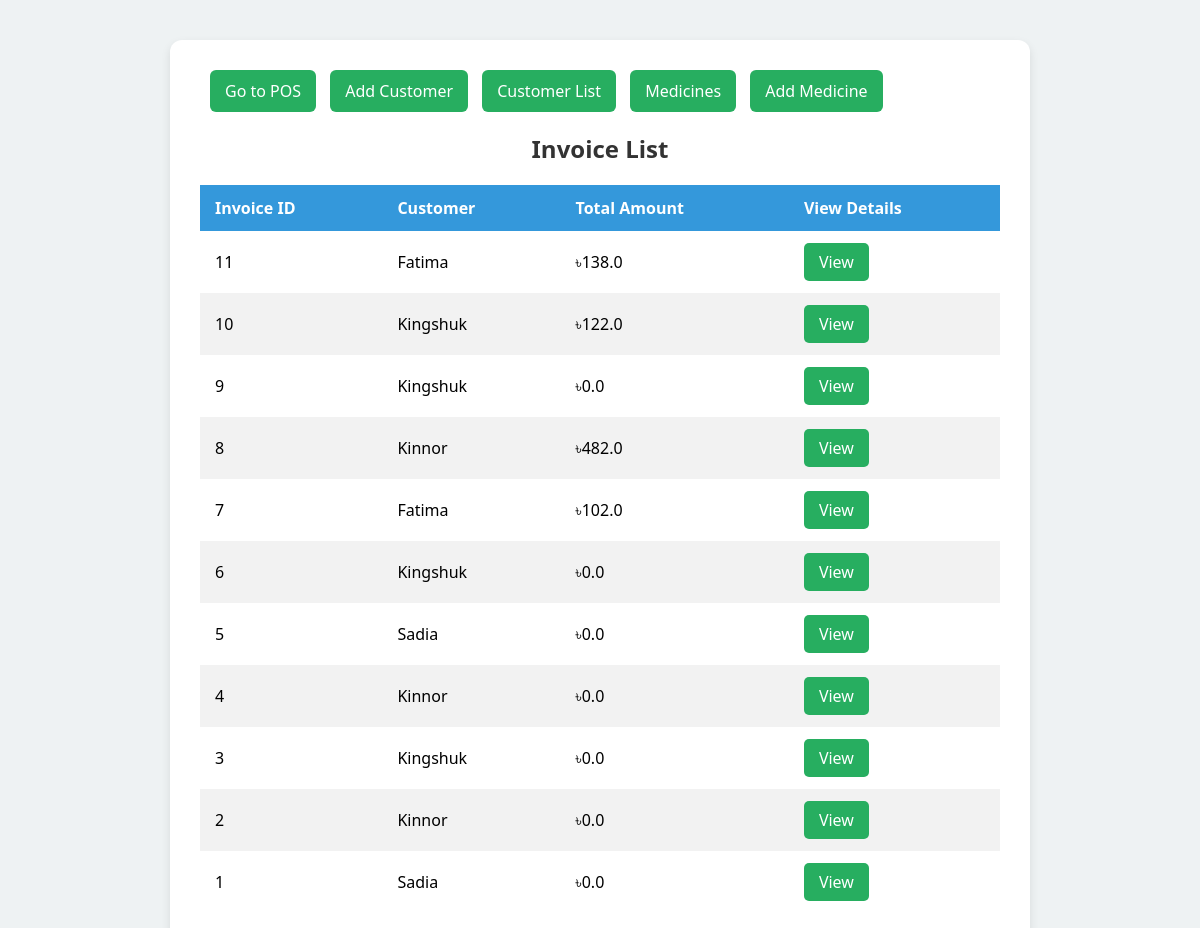
The app's page /invoices/, older data.
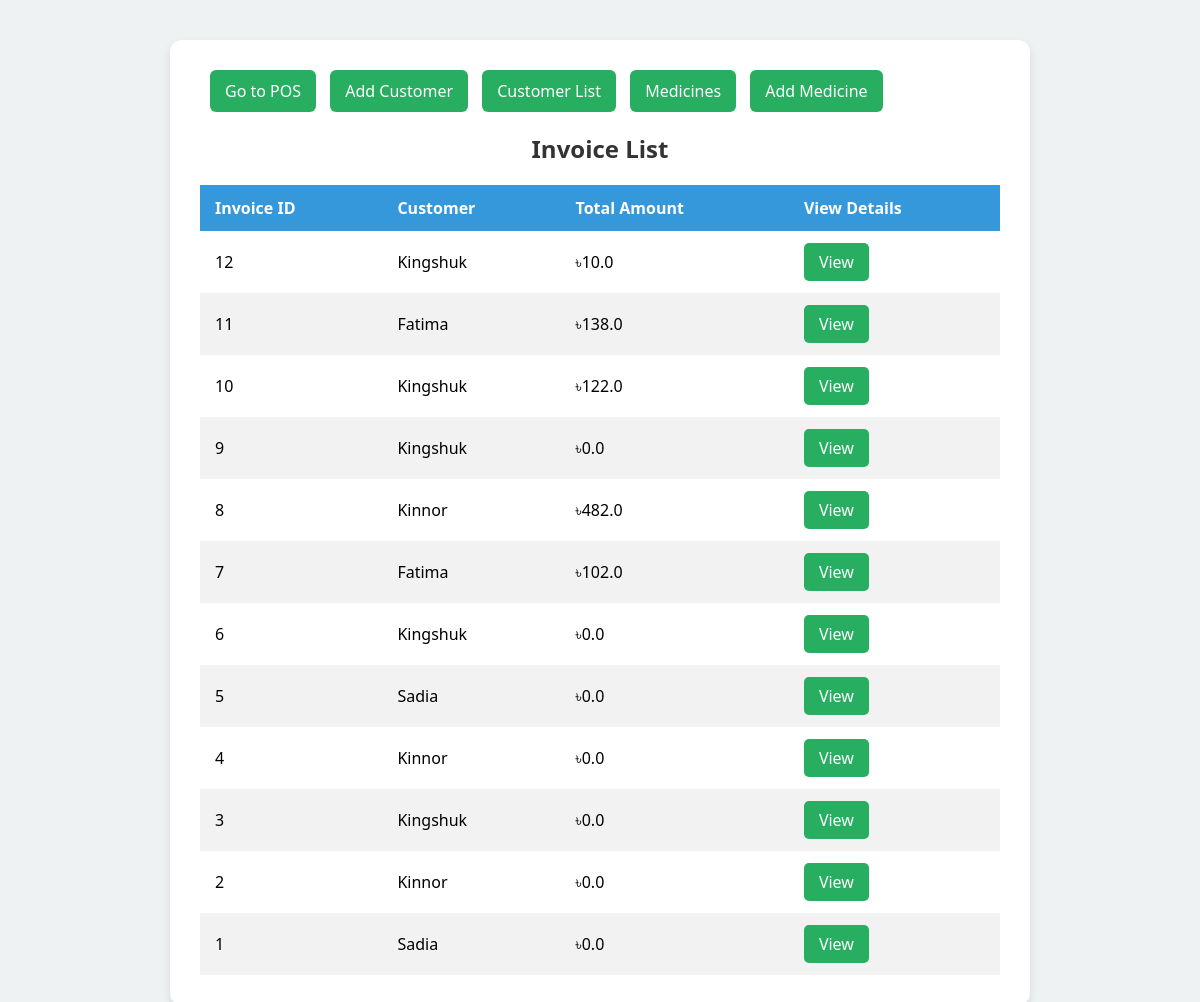
The same page, newer data.
### customer/models.py (models this page shows, shortened)
class Sale(models.Model):
    customer = models.ForeignKey(Customer, on_delete=models.CASCADE)
    sale_date = models.DateTimeField(auto_now_add=True)
    total_amount = models.FloatField(default=0)

class Customer(models.Model):
    name = models.CharField(max_length=100)
    phone = models.CharField(max_length=15, unique=True)
    address = models.CharField(max_length=100)
    email = models.EmailField(unique=True)
    date_of_birth = models.DateField()
    point = models.FloatField(default=0)

### customer/views.py (the view)
# urls.py: path('invoices/', SaleListView.as_view(), name='invoices-list'),
class SaleListView(ListView):
    model = Sale
    template_name = 'sale/invoices_list.html'
    context_object_name = 'invoices'
    ordering = ['-sale_date']

### customer/templates/sale/invoices_list.html (shortened to what this page needs)
<!DOCTYPE html>
<html lang="en">
<head>
</head>
<body>
<div class="container">
    <a href="{% url 'sell-medicine' %}" class="btn-inline">Go to POS</a>
    <a href="{% url 'customer-add' %}" class="btn-inline">Add Customer</a>
    <a href="{% url 'customer-list' %}" class="btn-inline">Customer List</a>
    <a href="{% url 'medicine-list' %}" class="btn-inline">Medicines</a>
    <a href="{% url 'medicine-add' %}" class="btn-inline">Add Medicine</a>
    <h2>Invoice List</h2>
    <table>
        <thead>
            <tr>
                <th>Invoice ID</th>
                <th>Customer</th>
                <th>Total Amount</th>
                <th>View Details</th>
            </tr>
        </thead>
        <tbody>
            {% for invoice in invoices %}
            <tr>
                <td>{{ invoice.id }}</td>
                <td>{{ invoice.customer.name }}</td>
                <td>৳{{ invoice.total_amount }}</td>
                <td><a href="{% url 'invoice-detail' invoice.pk %}" class="button">View</a></td>
            </tr>
            {% empty %}
            <tr>
                <td colspan="4" style="text-align: center;">No invoices found.</td>
            </tr>
            {% endfor %}
        </tbody>
    </table>
</div>
</body>
</html>

Row changes from the older to the newer data that the page shows:
added Sale: id "12", customer.name "Kingshuk", total_amount "10.0"
